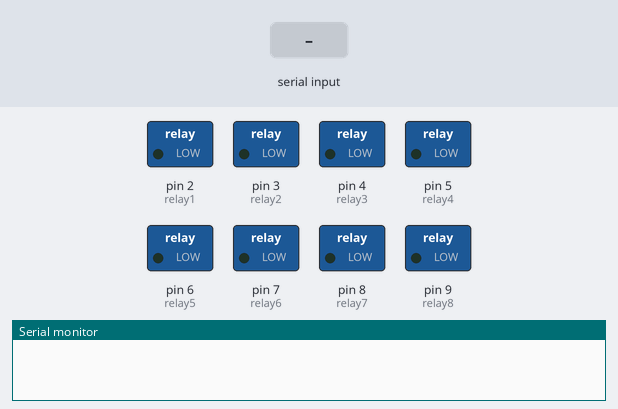
Simulated run of this sketch. Board: Arduino Uno, built with avr-gcc and run on an emulated ATmega328P. On the bench: switched loads named in the sketch (green lamp = pin HIGH), the last lines printed to the serial monitor. The inputs (shaded band) are chosen by the test bench.

Above: at 1.2 s.
1.3 s: "a" received over Serial
At 2.2 s:
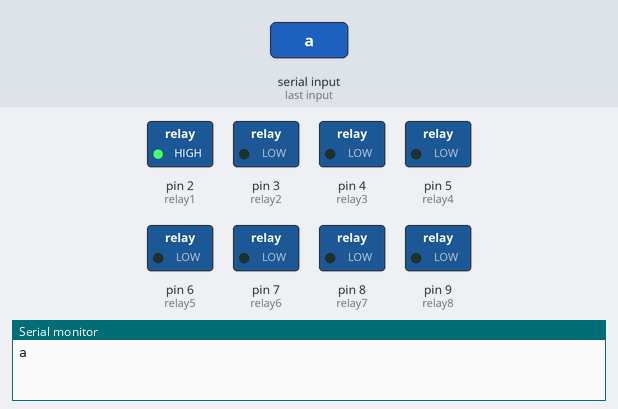
2.8 s: "b" received over Serial
At 3.4 s:
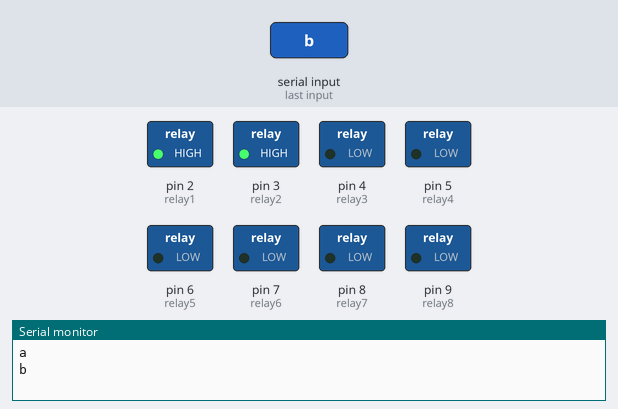
4.3 s: "A" received over Serial
At 5.5 s:
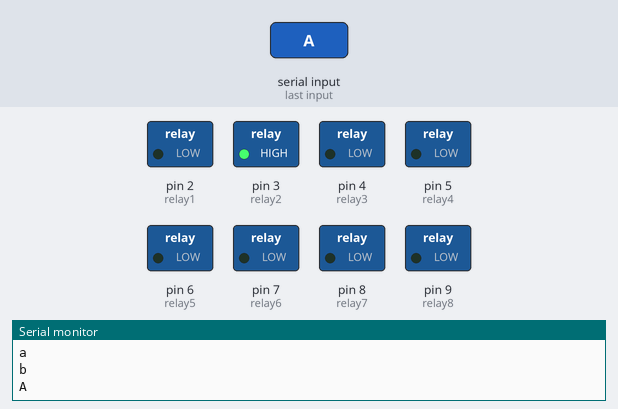
5.8 s: "c" received over Serial
At 6.9 s:
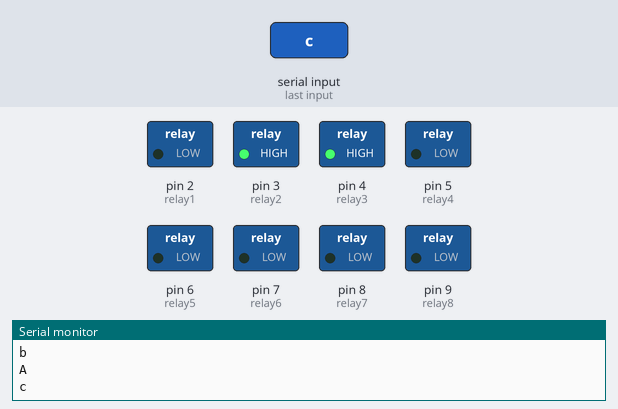
7.3 s: "B" received over Serial
At 8.0 s:
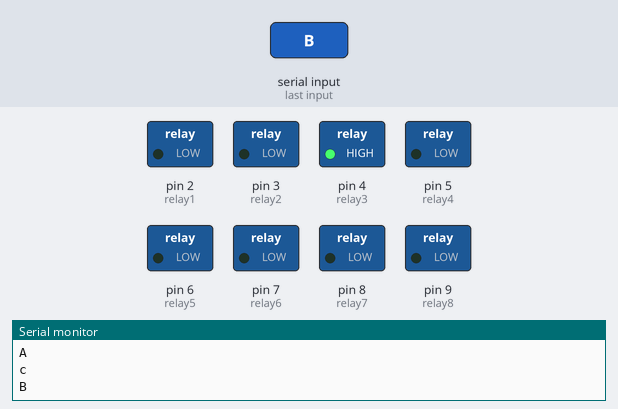
8.8 s: "d" received over Serial
At 9.1 s:
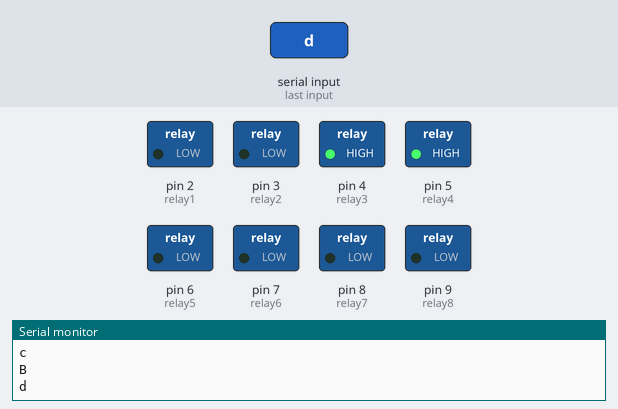
Timing chart, 0 to 11.3 s (numbered marks = the images above; inputs shaded):
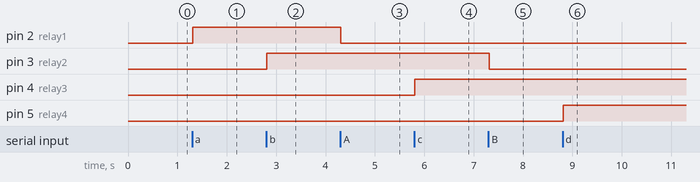

The sketch:

sketch_jun07a.ino
```cpp
String inputs;
#define relay1 2 //connect relay1 to pin 9
#define relay2 3 //connect relay2 to pin 8
#define relay3 4 //connect relay3 to pin 7
#define relay4 5 //connect relay4 to pin 6
#define relay5 6 //connect relay5 to pin 5
#define relay6 7 //connect relay6 to pin 4
#define relay7 8 //connect relay7 to pin 3
#define relay8 9 //connect relay8 to pin 2
void setup(){
  Serial.begin(9600); //set rate for communicating with phone
  pinMode(relay1, OUTPUT); //set relay1 as an output
  pinMode(relay2, OUTPUT); //set relay2 as an output
  pinMode(relay3, OUTPUT); //set relay1 as an output
  pinMode(relay4, OUTPUT); //set relay2 as an output
  pinMode(relay5, OUTPUT); //set relay1 as an output
  pinMode(relay6, OUTPUT); //set relay2 as an output
  pinMode(relay7, OUTPUT); //set relay1 as an output
  pinMode(relay8, OUTPUT); //set relay2 as an output
  digitalWrite(relay1, LOW); //switch relay1 off
  digitalWrite(relay2, LOW); //switch relay2 off
  digitalWrite(relay3, LOW); //switch relay1 off
  digitalWrite(relay4, LOW); //switch relay2 off
  digitalWrite(relay5, LOW); //switch relay1 off
  digitalWrite(relay6, LOW); //switch relay2 off
  digitalWrite(relay7, LOW); //switch relay1 off
  digitalWrite(relay8, LOW); //switch relay2 off
}
void loop(){
  while(Serial.available()){ //check if there are available bytes to read
    delay(10); //delay to make it stable
    char c = Serial.read(); //conduct a serial read
    if (c == '#'){
      break; //stop the loop once # is detected after a word
    }
    inputs += c; //means inputs = inputs + c
  }
  if (inputs.length() >0){
    Serial.println(inputs);
    if(inputs == "A"){
      digitalWrite(relay1, LOW);
    }
    else if(inputs == "a"){
      digitalWrite(relay1, HIGH);
    }
    else if(inputs == "B"){
      digitalWrite(relay2, LOW);
    }
    else if(inputs == "b"){
      digitalWrite(relay2, HIGH);
    }
    else if(inputs == "C"){
      digitalWrite(relay3, LOW);
    }
    else if(inputs == "c"){
      digitalWrite(relay3, HIGH);
    }
    else if(inputs == "D"){
      digitalWrite(relay4, LOW);
    }
    else if(inputs == "d"){
      digitalWrite(relay4, HIGH);
    }
    else if(inputs == "E"){
      digitalWrite(relay5, LOW);
    }
    else if(inputs == "e"){
      digitalWrite(relay5, HIGH);
    }
    else if(inputs == "F"){
      digitalWrite(relay6, LOW);
    }
    else if(inputs == "f"){
      digitalWrite(relay6, HIGH);
    }
    else if(inputs == "G"){
      digitalWrite(relay7, LOW);
    }
    else if(inputs == "g"){
      digitalWrite(relay7, HIGH);
    }
    else if(inputs == "H"){
      digitalWrite(relay8, LOW);
    }
    else if(inputs == "h"){
      digitalWrite(relay8, HIGH);
    }
    inputs="";
  }
}
```

Measured:
- after the input at 1.3 s, pin 2 (relay1): LOW → HIGH at once
- after the input at 2.8 s, pin 3 (relay2): LOW → HIGH at once
- after the input at 4.3 s, pin 2 (relay1): HIGH → LOW at once
- after the input at 5.8 s, pin 4 (relay3): LOW → HIGH at once
- after the input at 7.3 s, pin 3 (relay2): HIGH → LOW at once
- after the input at 8.8 s, pin 5 (relay4): LOW → HIGH at once
